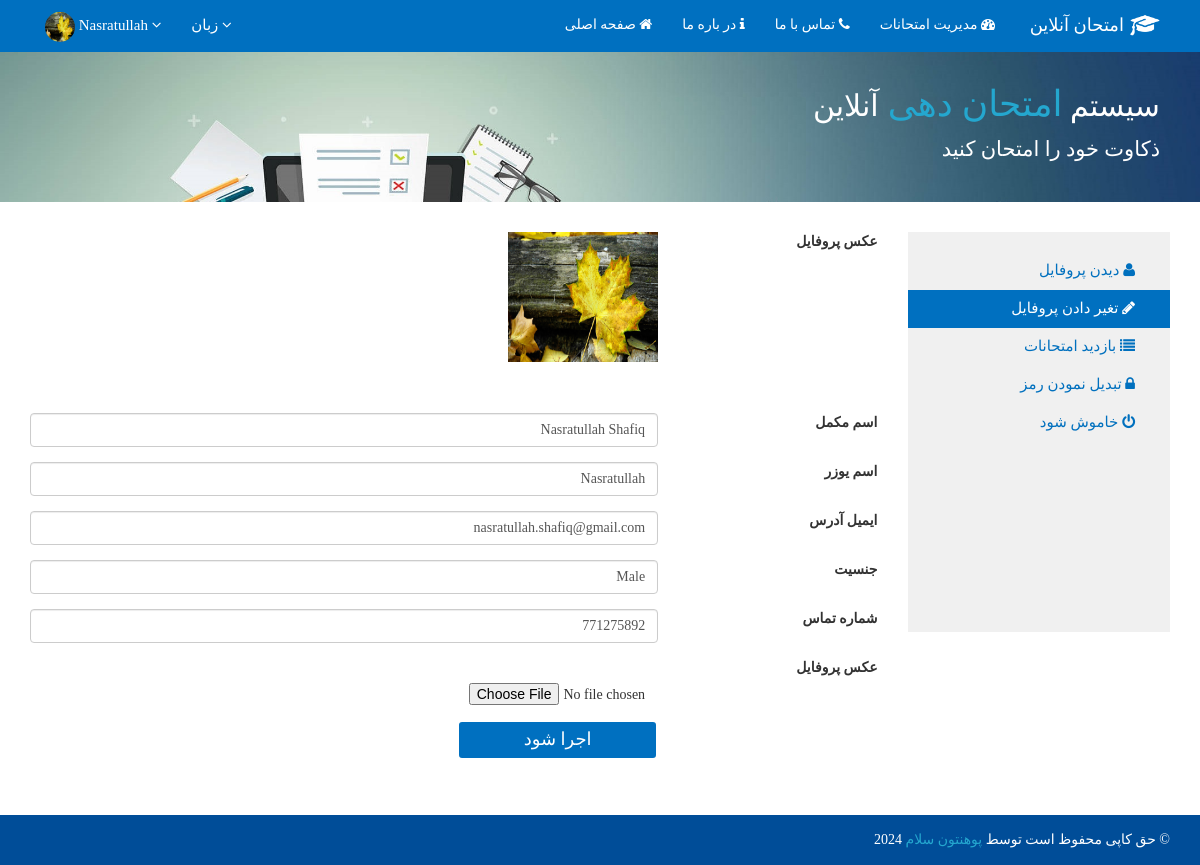
/Dari/Edit-Profile.php (signed in), run on the app's committed database.
### tables this page shows
CREATE TABLE `users` (
  `User_ID` int(11) NOT NULL,
  `Full_Name` varchar(50) NOT NULL,
  `Username` varchar(30) NOT NULL,
  `Password` varchar(50) NOT NULL,
  `Email` varchar(100) NOT NULL,
  `Language` varchar(10) NOT NULL,
  `Gender` varchar(10) NOT NULL,
  `Phone_No` int(11) NOT NULL,
  `Image` varchar(255) NOT NULL DEFAULT 'placeholder-user.png',
  `Role_ID` int(11) NOT NULL DEFAULT '2',
  `Status` int(11) NOT NULL DEFAULT '0'
);

### Dari/_Partial Components/Database.php (called while the page is built, shortened)
<?php
Class Database{
 public $host   = "localhost";
 public $user   = "root";
 public $pass   = "";
 public $db     = "Quiz";
 public $link;
private function connectDB(){
 $this->link = new mysqli($this->host, $this->user, $this->pass, $this->db);
 }
public function select($query){
  $result = $this->link->query($query) or
   die($this->link->error.__LINE__);
  if($result->num_rows > 0){
    return $result;
  } else {
    return false;
  }
 }
}

### _Partial Components/Exam.php (called while the page is built, shortened)
<?php
class Exam{
	private $db;
	public function __construct(){
		$this->db = new Database();
	}
	public function getUsersByUsername($Username){
		$query = "SELECT * from Users where Username = '$Username'";
		mysqli_set_charset($this->db->link, 'UTF8');
		$getData = $this->db->select($query);
		return $getData;
	}
	public function getDariSubjects(){
		$query = "SELECT * from Viw_Subject where Language = 'Dari' and Status='1'";
		$getData = $this->db->select($query);
		mysqli_set_charset($this->db->link, 'UTF8');
		return $getData;
	}
}
?>

### Dari/Edit-Profile.php (the view, shortened to what this page needs)
<?php
include('./_Partial Components/Header.php');
?>
<?php
$Username = $_SESSION['Username'];
if(isset($_SESSION['Username'])){
    $Username = $_SESSION['Username'];
    $UsersByUsername = $exm->getUsersByUsername($Username);
    $row = $UsersByUsername->fetch_assoc();
    $chk_img = $row['Image'];
}
else{
    header("location: index.php");
}
?>
<?php
if(isset($_SESSION['Username'])){
    $Username = $_SESSION['Username'];
    $img_check = "select * from Users where Username = '$Username'";
    $img_run = mysqli_query($con, $img_check);
    $img_row = mysqli_fetch_array($img_run);
    $chk_img = $img_row['Image'];
}
else{
    header("location: index.php");
}
?>
<div class="jumbotron" id = "jbtdr" >
        <div class="container">
            <div id="detailsDr" class="animated fadeInLeft">
                <h1> سیستم <span> امتحان دهی </span> آنلاین </h1>
                <p class = "paragraphDr">ذکاوت خود را امتحان کنید</p>
            </div>
        </div>
    </div>
    	<div class="container">
    		<div class="row">
    		<div class="col-sm-3" style="float: right;">
                    <nav class="nav-profile text-right">
                        <a href="Profile.php">  دیدن پروفایل <i class='fa fa-user'></i> </a>
                        <a class = "active" href="Edit-Profile.php"> تغیر دادن پروفایل <i class='fa fa-pencil'></i></a>
                        <a href="QuizHistory.php"> بازدید امتحانات <i class='fa fa-list'></i></a>
                        <a href="change-pass.php"> تبدیل نمودن رمز <i class='fa fa-lock'></i></a>
                        <a href="logout.php"> خاموش شود <i class='fa fa-power-off'></i> </a>
                    </nav>
                </div>
    		    <div class="col-md-9 text-right">
				<form class="form-horizontal" action = "" method = "POST"  enctype="multipart/form-data">
                  <?php
                    $UsersByUsername = $exm->getUsersByUsername($Username);
                    if(!$UsersByUsername){
                        echo "<div class='alert alert-danger text-right' role='alert' style = 'font-size: 16px;'> یبل یوزر وجود ندارد  </div>";
                    }
                    else{
                    if($UsersByUsername->num_rows>0){
                        $result = $UsersByUsername->fetch_array();
                    ?>
                <table class="table" style="padding-bottom: 300px;">
                    <tbody>
                        <div class="form-group">
                            <label for="inputEmail3" class="col-sm-3 pull-right"> عکس پروفایل </label>
                            <div class="col-sm-9">
                              <?php echo "<img src='../img/_ProfilePicture/$chk_img' alt='' class='img-cicle' width='150px' height='130px'/>";?>
                            </div>
                        </div>
                    </tbody>
                    </table>
                    <?php }
                else{
                    echo "<br>";
                    echo "<br>";
                    echo "<div class='alert alert-danger text-right' role='alert' style = 'font-size: 16px;'> وزر وجود ندارد ! </div>";
                    echo "<br>";
                    }
                    }
                    ?>
                        <div class="form-group">
                            <div class="col-sm-9">
                            </div>
                        </div>
                        <div class="form-group">
                            <label for="inputEmail3" class="col-sm-3 pull-right"> اسم مکمل </label>
                            <div class="col-sm-9">
                              <input type="text" value="<?php echo $result['Full_Name']; ?>" id = "Full_Name" name = "Full_Name" class="form-control text-right" placeholder="  اسم مکمل">
                            </div>
                        </div>
                        <div class="form-group">
                            <label for="inputEmail3" class="col-sm-3 pull-right"> اسم یوزر</label>
                            <div class="col-sm-9">
                              <input type="text" value="<?php echo $result['Username']; ?>" id = "Username" name = "Username" class="form-control text-right" placeholder="  اسم یوزر">
                            </div>
                        </div>
                        <div class="form-group">
                            <label for="inputEmail3" class="col-sm-3 pull-right"> ایمیل آدرس </label>
                            <div class="col-sm-9">
                              <input type="text" value="<?php echo $result['Email']; ?>" id = "Email" name = "Email" class="form-control text-right" placeholder="  ایمیل آدرس">
                            </div>
                        </div>
                        <div class="form-group">
                            <label for="inputEmail3" class="col-sm-3 pull-right"> جنسیت </label>
                            <div class="col-sm-9">
                                <input type="text" value="<?php echo $result['Gender']; ?>" id = "Gender" name="Gender" class="form-control text-right"  placeholder="  جنسیت">
                            </div>
                        </div>
                        <div class="form-group">
                            <label for="inputEmail3" class="col-sm-3 pull-right"> شماره تماس </label>
                            <div class="col-sm-9">
                                <input type="text" value="<?php echo $result['Phone_No']; ?>" id = "Phone_No" class="form-control text-right" name="Phone_No" placeholder="  شماره تماس">
                            </div>
                        </div>
                        <div class="form-group">
                            <div class="col-sm-offset-3 col-sm-9">
                                <label for = "image"> عکس پروفایل</label>
                            </div>
                            <div class="col-sm-offset-6 col-sm-9">
                                <input type="file" id="Image" name = "Image">
                            </div>
                        </div>
                        <div class="form-group">
                            <div class="col-sm-9">
                                <button type="submit" class="button-start-the-quiz" name="submit"> اجرا شود</button>
                            </div>
                        </div>
                    </form>
				</div>
    		</div>
    	</div>
<?php
    include('./_Partial Components/Footer.php');
?>

### Dari/_Partial Components/Header.php (shortened to what this page needs)
<?php
$filepath = realpath(dirname(__FILE__));
include_once($filepath.'/Database.php');
$exm = new Exam();
?>
<!DOCTYPE html>
<html>
<head>
    <link href ="../CSS/bootstrap.min.css" rel=" stylesheet" />
    <link href ="../CSS/bootstrap.css" rel=" stylesheet" />
    <link href="../CSS/animated.css" rel="stylesheet" >
    <link href="../CSS/font-awesome.css" rel="stylesheet" >
    <link href="../CSS/font-awesome.min.css" rel="stylesheet" >
    <link href="../CSS/animated.css" rel="stylesheet" >
    <link href="../CSS/bootstrap.min.css" rel="stylesheet">
</head>
<body onload = "timeout()" class="all-dari-content">
<nav class="navbar navbar-inverse navbar-static-top" style = "background-color: rgb(0,112,192); border: 0px;">
      <div class="container">
        <div id="navbar" class="navbar-collapse collapse text-right">
          <ul class="nav navbar-nav" id="top-navbar">
          <li class="dropdown" id= "ssh">
            <?php if(isset($_SESSION['Username'])){
                $Username = $_SESSION['Username'];
                $UsersByUsername = $exm->getUsersByUsername($Username);
                $row = $UsersByUsername->fetch_array();
                $profile_img = $row['Image'];
            ?>
            <li class="dropdown dropdown-user" style = "background-color: rgb(0,112,192); padding-top: 0px;">
                  <a href="javascript:;" class="dropdown-toggle" id = "img-user" data-toggle="dropdown" data-hover="ddown" data-close-others="tue" style = "color: #fff;">
                      <?php echo "<img alt='' class='img-circle' width='30px' height = '30px' src='../img/_ProfilePicture/$profile_img' style = 'margin-top: -5px; margin-bottom: -5px;' />"; ?>
                      <span class="username username-hide-on-mobile">
                      <?php echo $_SESSION['Username']; ?> </span>
                      <i class="fa fa-angle-down"></i>
                  </a>
              </li>
          <?php } ?>
            </li>
            <li class="dropdown dropdown-user" style = "background-color: rgb(0,112,192); text-align: right;">
                    <a href="javascript:;" class="dropdown-toggle" data-toggle="dropdown" data-hover="dropdown" data-close-others="true" style = "color: #fff;">
                        <span class="username"> زبان </span>
                        <i class="fa fa-angle-down"></i>
                    </a>
                </li>
            </ul>
            <ul class="nav navbar-nav navbar-right" id = "navbardr">
                <a href="index.php" class="navbar-brand" id = "navbar-brand-right-dr">
                <div class = "col-xs-9" id = "div-quiz-title-bar"> امتحان آنلاین </div>
                <div class = "col-xs-3" id = "img-cup-dr"><img src="../img/Graduation Cap_52px.png" alt="Logo" width="30px"></div>
                </a>
            <li class="actie"><a id="ahmadsh" href="index.php"> صفحه اصلی <i class="fa fa-home"></i></a></li>
                <li><a href="About-Us.php" id="c"> در باره ما <i class="fa fa-info"></i></a></li>
                <li><a href="Contact-us.php"> تماس با ما <i class="fa fa-phone"></i></a></li>
                <li><a href="../Administrator/Dari/index.php"> مدیریت امتحانات <i class="fa fa-tachometer"></i></a></li>
          </ul>
        </div>
      </div>
    </nav>
<body>

### CSS/Online_Quiz_Style.css (style rules this page uses)
body { min-height: calc(100% - 0px); position: relative; padding-bottom: 40px; }
html { height: 100%; position: relative; }
#jbtdr { background-image: url('../img/IBPS-Banner12.jpg'); background-repeat: no-repeat; background-size: cover; }
.all-dari-content * { font-family: Calibri; }
.row { margin-bottom: 60px; }
.navbar-brand { color: white; margin-top: -5px; width: 190px; }
#navbar-brand-right-dr { float: right; color: #fff; }
#navbardr #div-quiz-title-bar { text-align: right; padding-left: 0px; padding-top: 5px; padding-right: 6px; }
#navbardr #img-cup-dr { padding-left: 0px; }
.jumbotron { height: 150px; overflow: hidden; margin-top: -30px; width: 100%; background-image: url('./img/top-image.jpg'); background-color: #fff; }
.jumbotron #detailsDr { color:white; font-size: 26px; padding-right: 10px; float: right; text-align: right; width: 100%; }
.jumbotron #detailsDr h1 { font-size: 40px; margin-top: -15px; text-align: right; }
.jumbotron #detailsDr span { color:#24A7CF; font-size: 36px; }
.paragraphDr { font-size: 17px; text-align: right; font-family: calibri; }
.nav-profile { padding-top: 20px; margin-bottom: 20px; padding-bottom: 50px; height: 400px; color: black; background-color: rgb(240,240,240); font-family: Calibri; font-weight: lighter; font-size: 15px; }
a { text-decoration: none; }
a:link, a:visited { color: black; }
.nav-profile a { color: rgb(0,112,190); font-family: Calibri; }
.nav-profile a:link, .nav-profile a:visited { display: inline-block; padding: 8px 35px; height: 38px; width: 100%; margin:0px; text-decoration: none; border: none; }
.nav-profile .active { background-color: rgb(0,112,192); color: white; text-decoration: none; border: 1px solid rgb(0,112,190); }
.button-start-the-quiz { background-color: rgb(0,112,192); height: 40px; width: 32%; color: white; font-family: segoe ui; font-weight: lighter; font-size: 18px; border-radius: 5px; border: 2px solid #fff; transition: 0.4s ease; }
#navbardr li a { color: #fff; }
#top-navbar li a { color: #fff; font-size: 15px; }
@media only screen and (min-width:850px)and (max-width: 1200px) { body { margin: 0px; } }
@media only screen and (min-width:850px)and (max-width: 1200px) { .username-hide-on-mobile { display: inline-block; } }
@media only screen and (min-width:850px)and (max-width: 1200px) { .row { margin-bottom: 50px; } }
@media only screen and (min-width:850px)and (max-width: 1200px) { p { font-family: segoe ui; font-weight: lighter; } }
@media only screen and (min-width:850px)and (max-width: 1200px) { #navbar-brand-right-dr { display: block; } }
@media only screen and (min-width:850px)and (max-width: 1200px) { .jumbotron #detailsDr { color:white; font-size: 20px; padding-right: 10px; float: right; text-align: right; width: 100%; } }
@media only screen and (min-width:850px)and (max-width: 1200px) { .jumbotron #detailsDr h1 { font-size: 30px; margin-top: -15px; text-align: right; } }
@media only screen and (min-width:850px)and (max-width: 1200px) { .jumbotron #detailsDr span { color:#24A7CF; font-size: 36px; } }

### CSS/MyCarousel.css (style rules this page uses)
.all-dari-content * { font-family: Calibri; }
img { vertical-align: middle; }
.active, .dots:hover { animation-name: Myfade; animation-duration: 5s; transition: 2s linear; }

### data on the page
users: Image (picture), Full_Name "Nasratullah Shafiq", Username "Nasratullah", Email "nasratullah.shafiq@gmail.com", Gender "Male", Phone_No "771275892"

### other printed values
$_SESSION['Username'] "Nasratullah"
